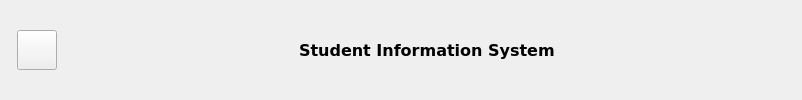
        <widget class="QWidget" name="widget" native="true">
         <property name="minimumSize">
          <size>
           <width>0</width>
           <height>40</height>
          </size>
         </property>
         <property name="styleSheet">
          <string notr="true"/>
         </property>
         <layout class="QHBoxLayout" name="horizontalLayout_4">
          <item>
           <widget class="QWidget" name="widget_15" native="true"/>
          </item>
          <item>
           <widget class="QPushButton" name="menuButton">
            <property name="sizePolicy">
             <sizepolicy hsizetype="Fixed" vsizetype="Fixed">
              <horstretch>0</horstretch>
              <verstretch>0</verstretch>
             </sizepolicy>
            </property>
            <property name="minimumSize">
             <size>
              <width>40</width>
              <height>40</height>
             </size>
            </property>
            <property name="maximumSize">
             <size>
              <width>40</width>
              <height>40</height>
             </size>
            </property>
            <property name="text">
             <string/>
            </property>
            <property name="icon">
             <iconset resource="resources.qrc">
              <normaloff>:/imgs/imgs/menu_fixed.png</normaloff>:/imgs/imgs/menu_fixed.png</iconset>
            </property>
            <property name="iconSize">
             <size>
              <width>30</width>
              <height>40</height>
             </size>
            </property>
            <property name="checkable">
             <bool>true</bool>
            </property>
           </widget>
          </item>
          <item>
           <spacer name="horizontalSpacer">
            <property name="orientation">
             <enum>Qt::Horizontal</enum>
            </property>
            <property name="sizeHint" stdset="0">
             <size>
              <width>236</width>
              <height>20</height>
             </size>
            </property>
           </spacer>
          </item>
          <item>
           <widget class="QLabel" name="label_2">
            <property name="font">
             <font>
              <family>Verdana</family>
              <pointsize>12</pointsize>
              <bold>true</bold>
             </font>
            </property>
            <property name="text">
             <string>Student Information System</string>
            </property>
           </widget>
          </item>
          <item>
           <spacer name="horizontalSpacer_2">
            <property name="orientation">
             <enum>Qt::Horizontal</enum>
            </property>
            <property name="sizeHint" stdset="0">
             <size>
              <width>236</width>
              <height>20</height>
             </size>
            </property>
           </spacer>
          </item>
         </layout>
        </widget>
